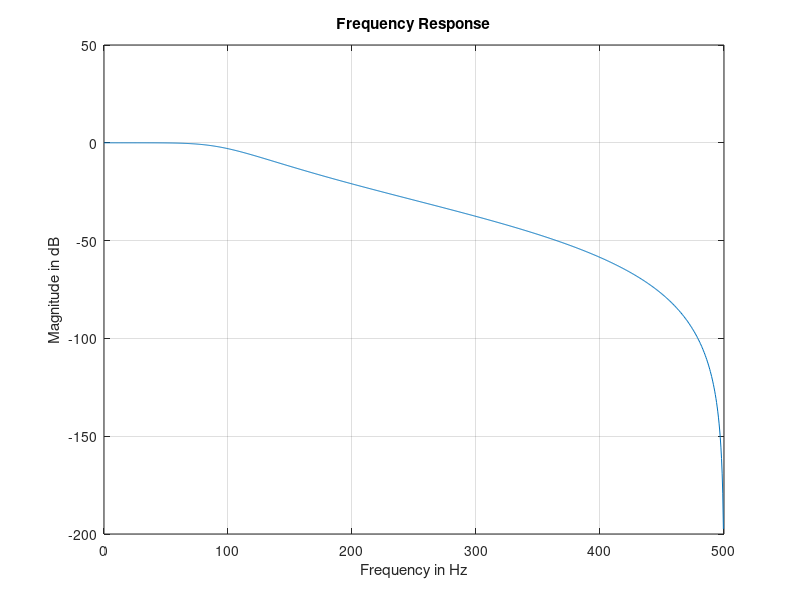
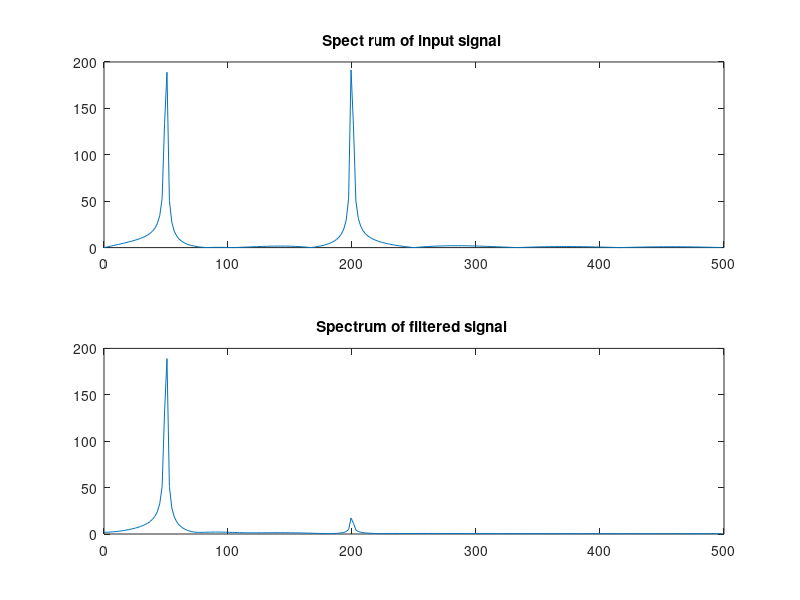

Write MATLAB code to recreate these figures, in order.
clc;
clear all;
close all;

Fs=1000;
t=0:1/Fs:0.5;
wc=2*100/Fs;
x = sin(2*pi*t*50)+sin(2*pi*200*t);
[b, a]=butter(3, wc);
[H, W] = freqz(b,a,Fs);
figure(1);
k=W*Fs/(2*pi);
plot(k, 20*log10(abs(H))),grid on;
title('Frequency Response');
xlabel('Frequency in Hz'), ylabel('Magnitude in dB');
yb = filter(b,a,x);
N = 512;
w = [0:N/2 - 1]* (Fs/N);
X = fft(x,N);
Yb = fft(yb,N);
figure(2);
subplot(211), plot(w,abs(X(1:N/2))); 
title('Spect rum of input signal ' ) ; 
subplot(212), plot(w,abs(Yb(1:N/2))); 
title('Spectrum of filtered signal ' ) ;